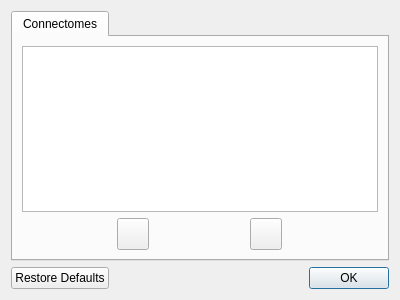
<?xml version="1.0" encoding="UTF-8"?>
<ui version="4.0">
 <class>PreferencesWindow</class>
 <widget class="QDialog" name="PreferencesWindow">
  <property name="geometry">
   <rect>
    <x>0</x>
    <y>0</y>
    <width>400</width>
    <height>300</height>
   </rect>
  </property>
  <property name="windowTitle">
   <string>Preferences</string>
  </property>
  <layout class="QVBoxLayout" name="verticalLayout">
   <item>
    <widget class="QTabWidget" name="tabWidget">
     <property name="currentIndex">
      <number>0</number>
     </property>
     <widget class="QWidget" name="tab">
      <attribute name="title">
       <string>Connectomes</string>
      </attribute>
      <layout class="QVBoxLayout" name="verticalLayout_2">
       <item>
        <widget class="QTableWidget" name="connectome_table"/>
       </item>
       <item>
        <layout class="QHBoxLayout" name="horizontalLayout2">
         <item>
          <widget class="QToolButton" name="delete_connectome_button">
           <property name="minimumSize">
            <size>
             <width>32</width>
             <height>32</height>
            </size>
           </property>
           <property name="maximumSize">
            <size>
             <width>32</width>
             <height>32</height>
            </size>
           </property>
           <property name="toolTip">
            <string>Remove</string>
           </property>
           <property name="statusTip">
            <string>Remove images</string>
           </property>
           <property name="text">
            <string/>
           </property>
           <property name="icon">
            <iconset resource="../Resources/VikingView.qrc">
             <normaloff>:/VikingView/Images/remove.png</normaloff>:/VikingView/Images/remove.png</iconset>
           </property>
          </widget>
         </item>
         <item>
          <widget class="QToolButton" name="add_connectome_button">
           <property name="minimumSize">
            <size>
             <width>32</width>
             <height>32</height>
            </size>
           </property>
           <property name="maximumSize">
            <size>
             <width>32</width>
             <height>32</height>
            </size>
           </property>
           <property name="toolTip">
            <string>Add</string>
           </property>
           <property name="statusTip">
            <string>Add Structures</string>
           </property>
           <property name="text">
            <string/>
           </property>
           <property name="icon">
            <iconset resource="../Resources/VikingView.qrc">
             <normaloff>:/VikingView/Images/add.png</normaloff>:/VikingView/Images/add.png</iconset>
           </property>
          </widget>
         </item>
        </layout>
       </item>
      </layout>
     </widget>
    </widget>
   </item>
   <item>
    <widget class="QDialogButtonBox" name="button_box">
     <property name="orientation">
      <enum>Qt::Horizontal</enum>
     </property>
     <property name="standardButtons">
      <set>QDialogButtonBox::Ok|QDialogButtonBox::RestoreDefaults</set>
     </property>
    </widget>
   </item>
  </layout>
 </widget>
 <resources>
  <include location="../Resources/VikingView.qrc"/>
 </resources>
 <connections/>
</ui>
